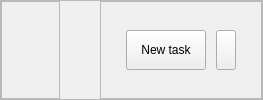
                        <widget class="QFrame" name="frame">
                         <property name="frameShape">
                          <enum>QFrame::Shape::StyledPanel</enum>
                         </property>
                         <property name="frameShadow">
                          <enum>QFrame::Shadow::Raised</enum>
                         </property>
                         <layout class="QHBoxLayout" name="horizontalLayout_8">
                          <property name="spacing">
                           <number>0</number>
                          </property>
                          <property name="leftMargin">
                           <number>0</number>
                          </property>
                          <property name="topMargin">
                           <number>0</number>
                          </property>
                          <property name="rightMargin">
                           <number>0</number>
                          </property>
                          <property name="bottomMargin">
                           <number>0</number>
                          </property>
                          <item>
                           <widget class="QFrame" name="frame_3">
                            <property name="frameShape">
                             <enum>QFrame::Shape::StyledPanel</enum>
                            </property>
                            <property name="frameShadow">
                             <enum>QFrame::Shadow::Raised</enum>
                            </property>
                            <layout class="QVBoxLayout" name="verticalLayout_9">
                             <property name="leftMargin">
                              <number>25</number>
                             </property>
                             <property name="topMargin">
                              <number>20</number>
                             </property>
                             <property name="rightMargin">
                              <number>25</number>
                             </property>
                             <property name="bottomMargin">
                              <number>20</number>
                             </property>
                             <item>
                              <widget class="QLabel" name="titleCategoryPage">
                               <property name="text">
                                <string/>
                               </property>
                              </widget>
                             </item>
                             <item>
                              <widget class="QLabel" name="tasksNumbers">
                               <property name="text">
                                <string/>
                               </property>
                              </widget>
                             </item>
                            </layout>
                           </widget>
                          </item>
                          <item>
                           <spacer name="horizontalSpacer_5">
                            <property name="orientation">
                             <enum>Qt::Orientation::Horizontal</enum>
                            </property>
                            <property name="sizeHint" stdset="0">
                             <size>
                              <width>40</width>
                              <height>20</height>
                             </size>
                            </property>
                           </spacer>
                          </item>
                          <item>
                           <widget class="QFrame" name="taskFrame">
                            <property name="minimumSize">
                             <size>
                              <width>0</width>
                              <height>90</height>
                             </size>
                            </property>
                            <property name="frameShape">
                             <enum>QFrame::Shape::StyledPanel</enum>
                            </property>
                            <property name="frameShadow">
                             <enum>QFrame::Shadow::Raised</enum>
                            </property>
                            <layout class="QHBoxLayout" name="horizontalLayout_10">
                             <property name="spacing">
                              <number>10</number>
                             </property>
                             <property name="leftMargin">
                              <number>25</number>
                             </property>
                             <property name="topMargin">
                              <number>20</number>
                             </property>
                             <property name="rightMargin">
                              <number>25</number>
                             </property>
                             <property name="bottomMargin">
                              <number>20</number>
                             </property>
                             <item>
                              <widget class="QPushButton" name="newTaskButton">
                               <property name="sizePolicy">
                                <sizepolicy hsizetype="Minimum" vsizetype="Fixed">
                                 <horstretch>0</horstretch>
                                 <verstretch>0</verstretch>
                                </sizepolicy>
                               </property>
                               <property name="minimumSize">
                                <size>
                                 <width>0</width>
                                 <height>0</height>
                                </size>
                               </property>
                               <property name="maximumSize">
                                <size>
                                 <width>120</width>
                                 <height>40</height>
                                </size>
                               </property>
                               <property name="cursor">
                                <cursorShape>PointingHandCursor</cursorShape>
                               </property>
                               <property name="text">
                                <string>New task</string>
                               </property>
                               <property name="icon">
                                <iconset resource="../assets/resource.qrc">
                                 <normaloff>:/icons/icons/TablerPlus.svg</normaloff>:/icons/icons/TablerPlus.svg</iconset>
                               </property>
                               <property name="iconSize">
                                <size>
                                 <width>16</width>
                                 <height>16</height>
                                </size>
                               </property>
                              </widget>
                             </item>
                             <item>
                              <widget class="QPushButton" name="moreTasksButtons">
                               <property name="minimumSize">
                                <size>
                                 <width>0</width>
                                 <height>0</height>
                                </size>
                               </property>
                               <property name="maximumSize">
                                <size>
                                 <width>20</width>
                                 <height>40</height>
                                </size>
                               </property>
                               <property name="cursor">
                                <cursorShape>PointingHandCursor</cursorShape>
                               </property>
                               <property name="text">
                                <string/>
                               </property>
                               <property name="icon">
                                <iconset resource="../assets/resource.qrc">
                                 <normaloff>:/icons/icons/more-vertical.svg</normaloff>:/icons/icons/more-vertical.svg</iconset>
                               </property>
                               <property name="iconSize">
                                <size>
                                 <width>16</width>
                                 <height>16</height>
                                </size>
                               </property>
                              </widget>
                             </item>
                            </layout>
                           </widget>
                          </item>
                         </layout>
                        </widget>
